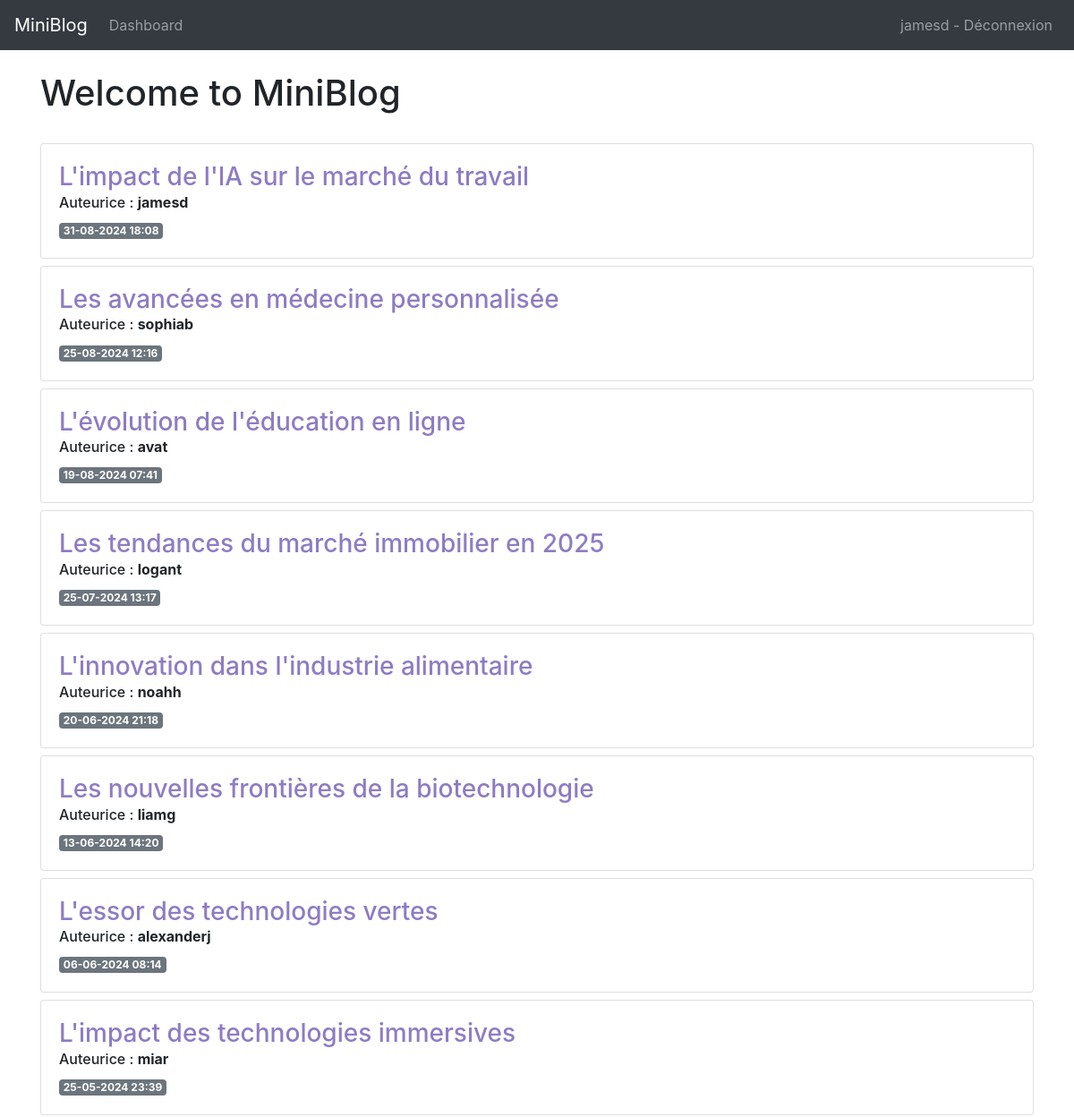
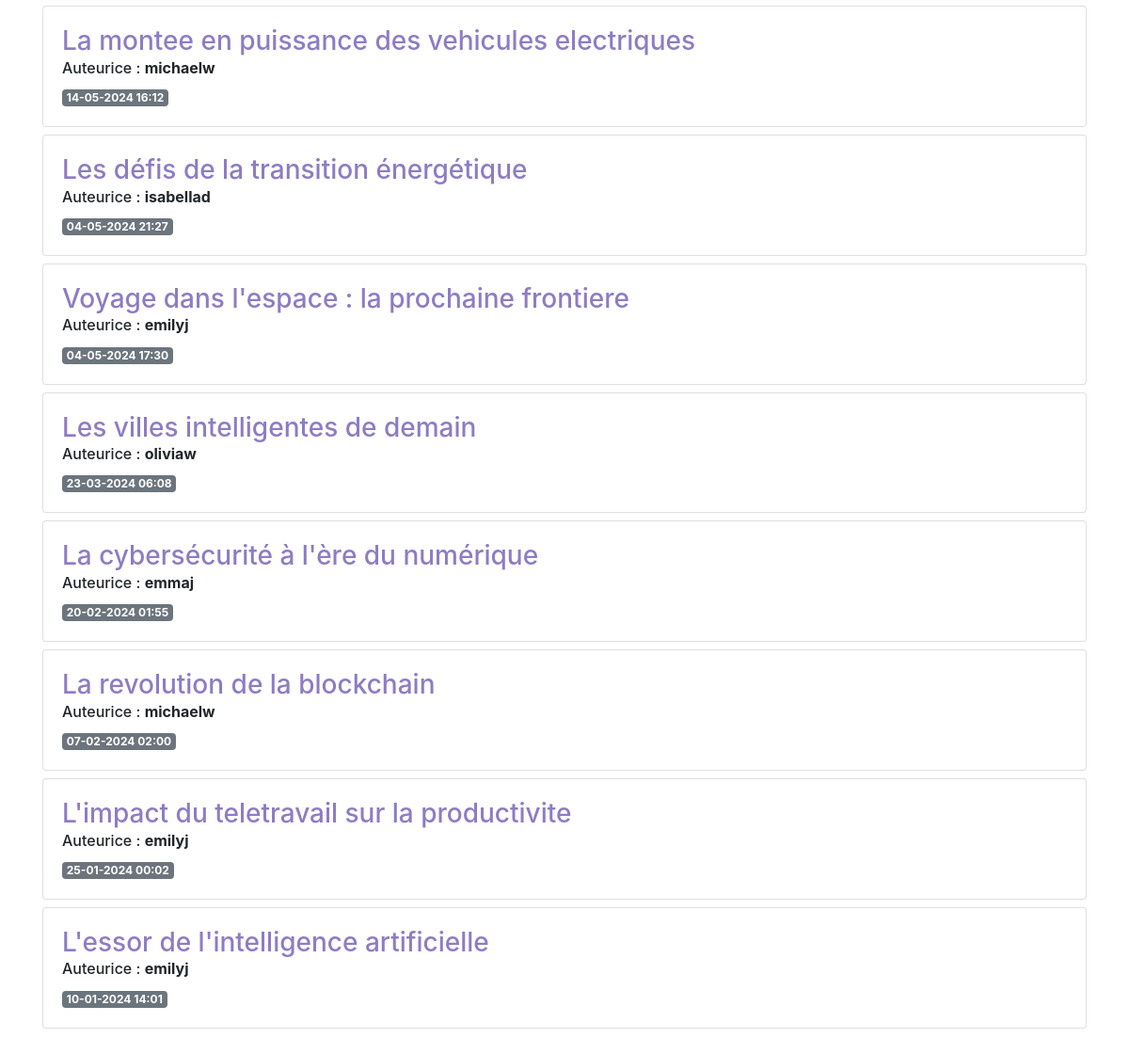
/ (signed in), run on the app's committed database (2 pictures, top to bottom).
### app/models.py (models this page shows, shortened)
class User(db.Model, UserMixin):
    id = db.Column(db.Integer, primary_key=True)
    username = db.Column(db.String(20), nullable=False, unique=True)
    email = db.Column(db.String(120), nullable=False, unique=True)
    password_hash = db.Column(db.String(255), nullable=False)
    is_admin = db.Column(db.Boolean, default=False)
    created = db.Column(db.DateTime, default=datetime.now, nullable=False)
    posts = db.relationship('Post', backref='author',
                            lazy=True, cascade="all, delete-orphan")
    @property
    def password(self):
        raise AttributeError('password is not a readable attribute')

class Post(db.Model):
    id = db.Column(db.Integer, primary_key=True)
    created = db.Column(db.DateTime, nullable=False, default=datetime.now)
    title = db.Column(db.String(200), nullable=False)
    content = db.Column(db.Text, nullable=False)
    user_id = db.Column(db.Integer, db.ForeignKey('user.id'), nullable=False)
    @property
    def formatted_created(self):
        return self.created.strftime("%d-%m-%Y %H:%M")

### app/__init__.py (the view)
    @app.route('/')
    def index():
        posts = Post.query.order_by(Post.created.desc()).all()
        return render_template('index.html', posts=posts)

### app/models.py (called while the page is built)
@login_manager.user_loader
def load_user(user_id):
    return User.query.get(int(user_id))

### app/templates/index.html
{% extends 'base.html' %}
{% block content %}
<h1>{% block title %} Welcome to MiniBlog {% endblock %}</h1>
<br />
{% for post in posts %}
<div class="card mb-2">
    <div class="card-body">
        <a href="{{ url_for('posts.view', post_id=post.id) }}" class="custom-link">
            <h3>{{ post.title }}</h3>
        </a>
        <h6 class="card-subtitle mb-2">Auteurice : <span style="font-weight: bold;">{{ post.author.username }}</span></h6>
        <span class="badge badge-secondary">{{ post.formatted_created }}</span>
    </div>
</div>
{% endfor %}
<br />
<br />
{% endblock %}

### app/templates/base.html (shortened to what this page needs)
<!doctype html>
<html lang="en">
<head>
  <link rel="stylesheet" href="{{ url_for('static', filename= 'css/style.css') }}">
  <link rel="stylesheet" href="https://stackpath.bootstrapcdn.com/bootstrap/4.3.1/css/bootstrap.min.css"
>
</head>
<body>
  <nav class="navbar navbar-expand-md navbar-dark bg-dark">
    <a class="navbar-brand" href="{{ url_for('index')}}">MiniBlog</a>
    <div class="collapse navbar-collapse" id="navbarNav">
      <ul class="navbar-nav">
        {% if current_user.is_authenticated %}
        <li class="nav-item">
          <a class="nav-link" href="{{url_for('users.dashboard')}}">Dashboard</a>
        </li>
        {% endif %}
      </ul>
      <ul class="navbar-nav ml-auto">
        {% if current_user.is_authenticated %}
        <li class="nav-item">
          <a class="nav-link" href="{{url_for('users.logout')}}">{{current_user.username}} - Déconnexion</a>
        </li>
        {% endif %}
      </ul>
    </div>
  </nav>
  <div class="container">
    <br />
    {% block content %} {% endblock %}
  </div>
</body>
</html>

### app/static/css/style.css (style rules this page uses)
.custom-link { color: #8e7cc3; }

### data on the page
User: username "jamesd"
Post: title "L'impact de l'IA sur le marché du travail", author.username "jamesd", formatted_created "31-08-2024 18:08"
Post: title "Les avancées en médecine personnalisée", author.username "sophiab", formatted_created "25-08-2024 12:16"
Post: title "L'évolution de l'éducation en ligne", author.username "avat", formatted_created "19-08-2024 07:41"
Post: title "Les tendances du marché immobilier en 2025", author.username "logant", formatted_created "25-07-2024 13:17"
Post: title "L'innovation dans l'industrie alimentaire", author.username "noahh", formatted_created "20-06-2024 21:18"
Post: title "Les nouvelles frontières de la biotechnologie", author.username "liamg", formatted_created "13-06-2024 14:20"
Post: title "L'essor des technologies vertes", author.username "alexanderj", formatted_created "06-06-2024 08:14"
Post: title "L'impact des technologies immersives", author.username "miar", formatted_created "25-05-2024 23:39"
Post: title "La montee en puissance des vehicules electriques", author.username "michaelw", formatted_created "14-05-2024 16:12"
Post: title "Les défis de la transition énergétique", author.username "isabellad", formatted_created "04-05-2024 21:27"
Post: title "Voyage dans l'espace : la prochaine frontiere", author.username "emilyj", formatted_created "04-05-2024 17:30"
Post: title "Les villes intelligentes de demain", author.username "oliviaw", formatted_created "23-03-2024 06:08"
Post: title "La cybersécurité à l'ère du numérique", author.username "emmaj", formatted_created "20-02-2024 01:55"
Post: title "La revolution de la blockchain", author.username "michaelw", formatted_created "07-02-2024 02:00"
Post: title "L'impact du teletravail sur la productivite", author.username "emilyj", formatted_created "25-01-2024 00:02"
Post: title "L'essor de l'intelligence artificielle", author.username "emilyj", formatted_created "10-01-2024 14:01"
